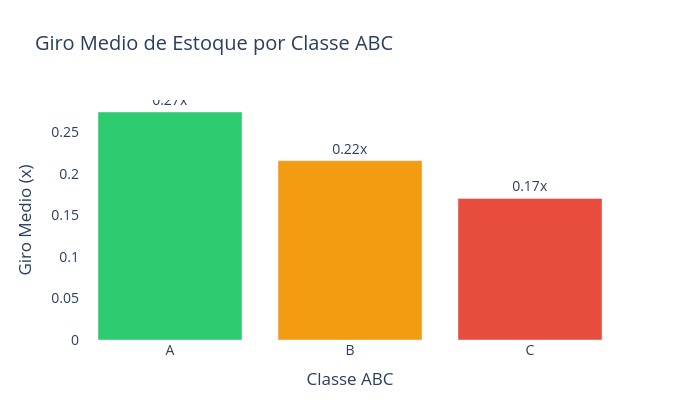

Notebook cell for this chart:
### Markdown cell above
## 6. Exportar Grafico Principal para o README

### Code cell
# Grafico de destaque: Giro por Classe ABC
giro_resumo = giro.groupby('Classe').agg(
    GiroMedio=('Giro', 'mean'),
    Produtos=('Brand', 'count')
).reset_index()

fig_export = px.bar(
    giro_resumo,
    x='Classe', y='GiroMedio',
    text='GiroMedio',
    color='Classe',
    color_discrete_map={'A': '#2ecc71', 'B': '#f39c12', 'C': '#e74c3c'},
    title='Giro Medio de Estoque por Classe ABC',
    labels={'GiroMedio': 'Giro Medio (x)', 'Classe': 'Classe ABC'}
)
fig_export.update_traces(texttemplate='%{text:.2f}x', textposition='outside')
fig_export.update_layout(
    height=420, width=700,
    showlegend=False,
    paper_bgcolor='white',
    plot_bgcolor='white',
    font=dict(size=14)
)
fig_export.write_image('../outputs/giro_por_classe_abc.png', scale=2)
print('Exportado: outputs/giro_por_classe_abc.png')
fig_export.show()

### Figure 1 — Plotly figure (JSON) as saved in the notebook; plotly's stock layout.template omitted (floating-point values rounded to 4 significant figures)
{"data": [{"hovertemplate": "Classe ABC=%{x}<br>Giro Medio (x)=%{text}<extra></extra>", "legendgroup": "A", "marker": {"color": "#2ecc71", "pattern": {"shape": ""}}, "name": "A", "orientation": "v", "showlegend": true, "text": [0.2742], "textposition": "outside", "texttemplate": "%{text:.2f}x", "type": "bar", "x": ["A"], "xaxis": "x", "y": [0.2742], "yaxis": "y"}, {"hovertemplate": "Classe ABC=%{x}<br>Giro Medio (x)=%{text}<extra></extra>", "legendgroup": "B", "marker": {"color": "#f39c12", "pattern": {"shape": ""}}, "name": "B", "orientation": "v", "showlegend": true, "text": [0.2156], "textposition": "outside", "texttemplate": "%{text:.2f}x", "type": "bar", "x": ["B"], "xaxis": "x", "y": [0.2156], "yaxis": "y"}, {"hovertemplate": "Classe ABC=%{x}<br>Giro Medio (x)=%{text}<extra></extra>", "legendgroup": "C", "marker": {"color": "#e74c3c", "pattern": {"shape": ""}}, "name": "C", "orientation": "v", "showlegend": true, "text": [0.1702], "textposition": "outside", "texttemplate": "%{text:.2f}x", "type": "bar", "x": ["C"], "xaxis": "x", "y": [0.1702], "yaxis": "y"}], "layout": {"barmode": "relative", "font": {"size": 14}, "height": 420, "legend": {"title": {"text": "Classe ABC"}, "tracegroupgap": 0}, "paper_bgcolor": "white", "plot_bgcolor": "white", "showlegend": false, "title": {"text": "Giro Medio de Estoque por Classe ABC"}, "width": 700, "xaxis": {"anchor": "y", "categoryarray": ["A", "B", "C"], "categoryorder": "array", "domain": [0.0, 1.0], "title": {"text": "Classe ABC"}}, "yaxis": {"anchor": "x", "domain": [0.0, 1.0], "title": {"text": "Giro Medio (x)"}}}}
